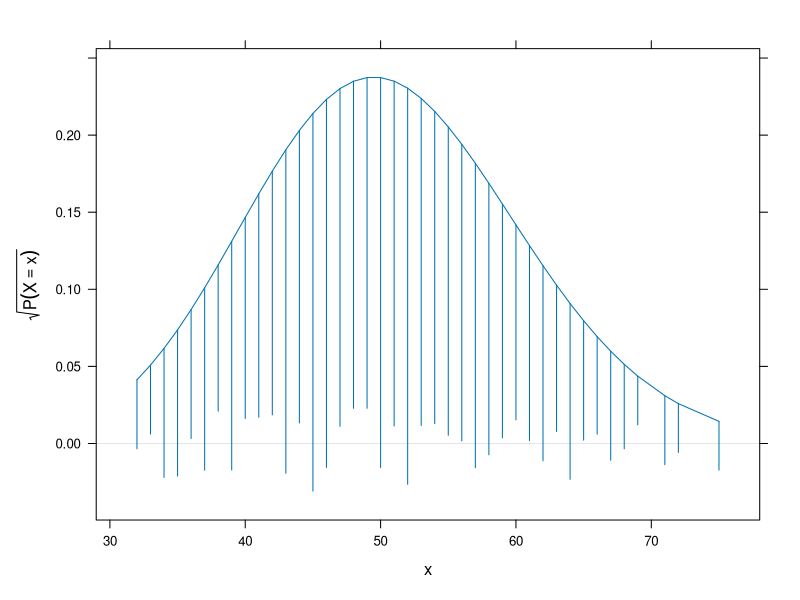
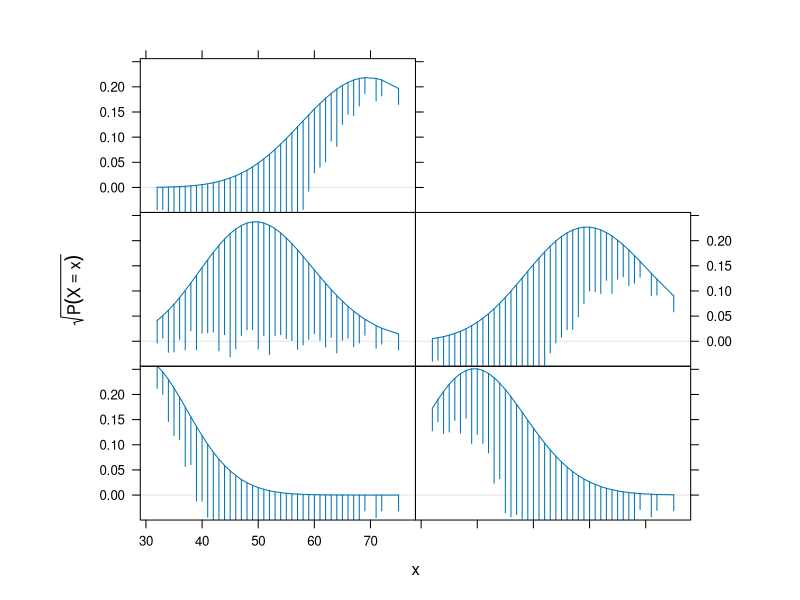
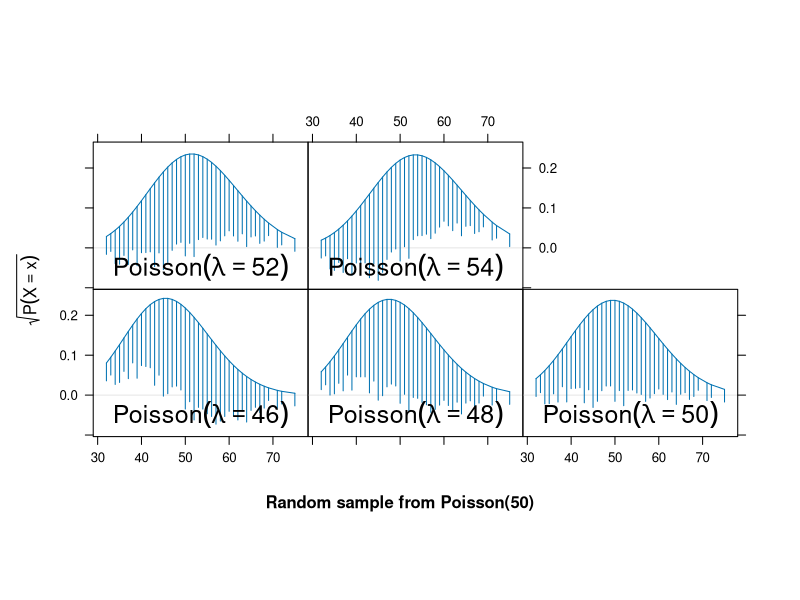
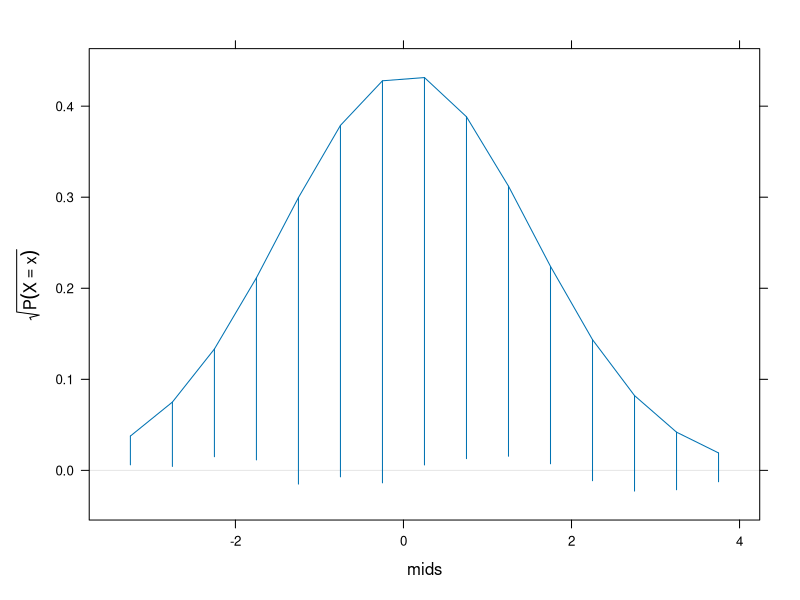
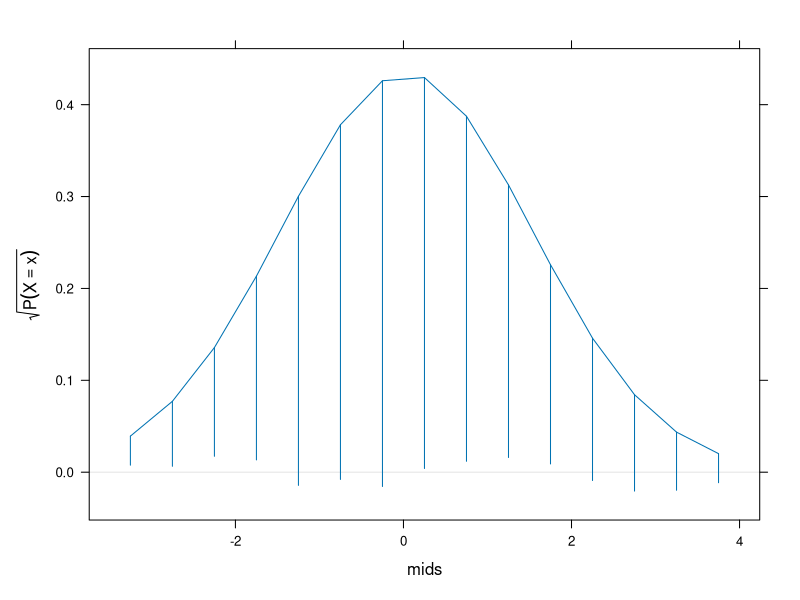

Write R code to recreate these figures, in order.
library(latticeExtra)


### Name: rootogram
### Title: Trellis Displays of Tukey's Hanging Rootograms
### Aliases: rootogram rootogram.formula panel.rootogram prepanel.rootogram
### Keywords: dplot

### ** Examples


library(lattice)

x <- rpois(1000, lambda = 50)

p <- rootogram(~x, dfun = function(x) dpois(x, lambda = 50))
p

lambdav <- c(30, 40, 50, 60, 70)

update(p[rep(1, length(lambdav))],
       aspect = "xy",
       panel = function(x, ...) {
           panel.rootogram(x,
                           dfun = function(x)
                           dpois(x, lambda = lambdav[panel.number()]))
       })


lambdav <- c(46, 48, 50, 52, 54)

update(p[rep(1, length(lambdav))],
       aspect = "xy",
       prepanel = function(x, ...) {
           tmp <-
               lapply(lambdav,
                      function(lambda) {
                          prepanel.rootogram(x,
                                             dfun = function(x)
                                             dpois(x, lambda = lambda))
                      })
           list(xlim = range(sapply(tmp, "[[", "xlim")),
                ylim = range(sapply(tmp, "[[", "ylim")),
                dx = do.call("c", lapply(tmp, "[[", "dx")),
                dy = do.call("c", lapply(tmp, "[[", "dy")))
       },
       panel = function(x, ...) {
           panel.rootogram(x,
                           dfun = function(x)
                           dpois(x, lambda = lambdav[panel.number()]))
           grid::grid.text(bquote(Poisson(lambda == .(foo)),
                                  where = list(foo = lambdav[panel.number()])),
                           y = 0.15,
                           gp = grid::gpar(cex = 1.5))
       },
       xlab = "",
       sub = "Random sample from Poisson(50)")


## Example using continuous data

xnorm <- rnorm(1000)

## 'discretize' by binning and replacing data by bin midpoints

h <- hist(xnorm, plot = FALSE)

## Option 1: Assume bin probabilities proportional to dnorm()

norm.factor <- sum(dnorm(h$mids, mean(xnorm), sd(xnorm)))

rootogram(counts ~ mids, data = h,
          dfun = function(x) {
              dnorm(x, mean(xnorm), sd(xnorm)) / norm.factor
          })

## Option 2: Compute probabilities explicitly using pnorm()

pdisc <- diff(pnorm(h$breaks, mean = mean(xnorm), sd = sd(xnorm)))
pdisc <- pdisc / sum(pdisc)

rootogram(counts ~ mids, data = h,
          dfun = function(x) {
              f <- factor(x, levels = h$mids)
              pdisc[f]
          })
